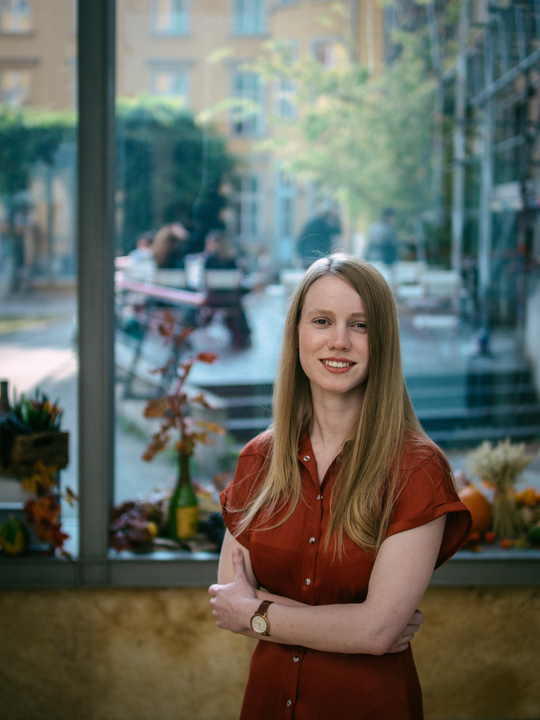
#> input picture css/2017_style/img/team/Corrie.jpg, 540 x 720 px
$ python make_mosaic.py
#> lines starting #> are read from the running program, lines starting #| are printed output that depends on the picture
import os

import matplotlib.pyplot as plt

# Config:
images_dir = "../css/2017_style/img/team/"
result_grid_filename = "./team.png"
result_figsize_resolution = 2  # 1 = 100px

images_list = [
    img for img in os.listdir(images_dir) if img not in {"Pymc4.png", "TBD.jpg"}
]
image_arys = [plt.imread(f"{images_dir}/{img}", 0) for img in images_list]
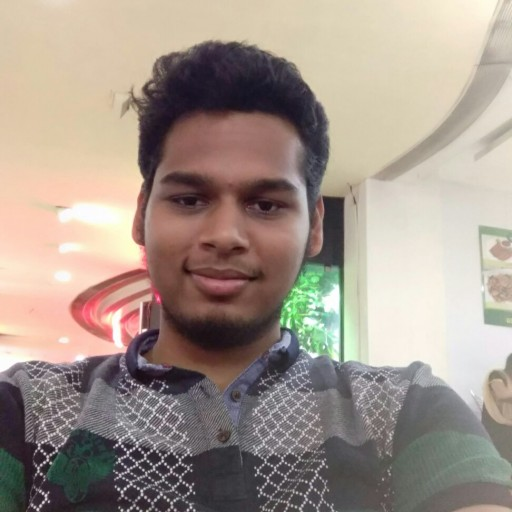
#> input picture css/2017_style/img/team/abhay.jpeg, 512 x 512 px
#> image_arys = 2 items
image_arys = sorted(image_arys, key=lambda x: x.shape[1] / x.shape[0])
images_count = len(images_list)

# Calculate the grid size:
ncol = 4
grid_size = images_count // ncol + 1

# Create plt plot:
fig, axes = plt.subplots(
    grid_size,
    ncol,
    figsize=(result_figsize_resolution, result_figsize_resolution),
)

for idx, ax in enumerate(axes.ravel()):
    ax.axis("off")

    if idx < len(image_arys):
        ax.imshow(image_arys[idx])

fig.subplots_adjust(left=0, bottom=0, right=1, top=1, wspace=0, hspace=0)
fig.savefig(result_grid_filename)
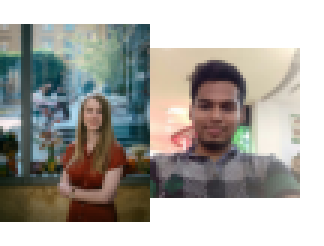
#> figure drawn by matplotlib, 2 panels
